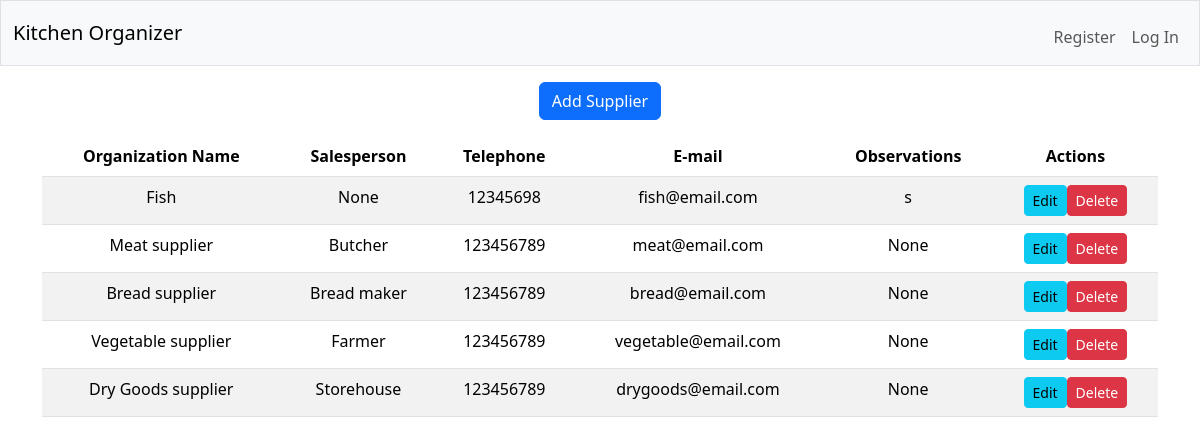
The app's page /suppliers with its own data.
### tables this page shows
CREATE TABLE suppliers (id INTEGER PRIMARY KEY, name TEXT, contact_person TEXT, phone TEXT,  email TEXT, obs TEXT);

### app.py (the view, shortened to what this page needs)
@app.route("/suppliers", methods=["GET", "POST"])
def suppliers():
    if request.method == "GET":
        suppliers_list = db.execute(
            "SELECT * FROM suppliers"
        )
        return render_template("suppliers.html", suppliers_list=suppliers_list)

### app.py (called while the page is built)
@app.after_request
def after_request(response):
    response.headers["Cache-Control"] = "no-cache, no-store, must-revalidate"
    response.headers["Expires"] = 0
    response.headers["Pragma"] = "no-cache"
    return response

### templates/suppliers.html (shortened to what this page needs)
{% extends "layout.html" %}
{% block main %}
<div class="mb-3">
    <form action="/add_supplier" method="get">
        <button class="btn btn-primary">Add Supplier</button>
    </form>
</div>
<div class="mb-3">
        <table class="table table-striped">
            <thead>
            <tr>
                <th scope="col">Organization Name</th>
                <th scope="col">Salesperson</th>
                <th scope="col">Telephone</th>
                <th scope="col">E-mail</th>
                <th scope="col">Observations</th>
                <th scope="col">Actions</th>
            </tr>
            </thead>
            <tbody>
                {% for supplier in suppliers_list %}
                    <tr>
                        <td>{{supplier.name}}</td>
                        <td>{{supplier.contact_person}}</td>
                        <td>{{supplier.phone}}</td>
                        <td>{{supplier.email}}</td>
                        <td>{{supplier.obs}}</td>
                        <td><a href="/add_supplier?id={{supplier.id}}" class="btn btn-info btn-sm">Edit</a><a href="/add_supplier?id={{supplier.id}}&delete=true" class="btn btn-danger btn-sm" onclick="return confirm('Are you sure you want to delete?')">Delete</a></td>
                    </tr>
                {% endfor %}
            </tbody>
        </table>
</div>
{% endblock %}

### records on screen
suppliers: name "Fish", contact_person "None", phone "12345698", email "fish@email.com", obs "s"
suppliers: name "Meat supplier", contact_person "Butcher", phone "123456789", email "meat@email.com", obs "None"
suppliers: name "Bread supplier", contact_person "Bread maker", phone "123456789", email "bread@email.com", obs "None"
suppliers: name "Vegetable supplier", contact_person "Farmer", phone "123456789", email "vegetable@email.com", obs "None"
suppliers: name "Dry Goods supplier", contact_person "Storehouse", phone "123456789", email "drygoods@email.com", obs "None"
